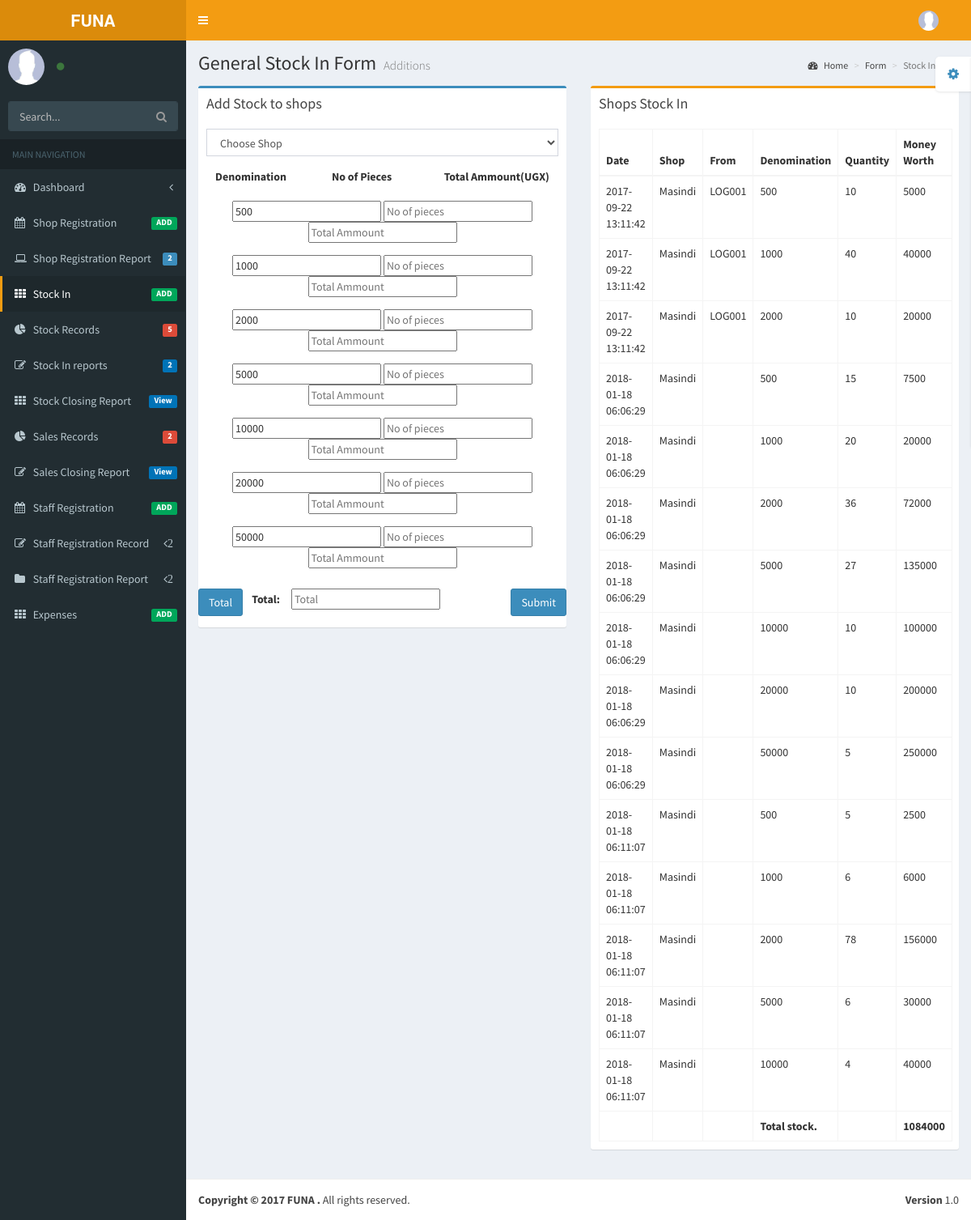
Screenshot of /pages/forms/LOGTopStockInForm.php with the database file from the repository.
### tables this page shows
CREATE TABLE `shopstock` (
  `MainOfficeIssueID` int(10) NOT NULL,
  `Date` datetime NOT NULL DEFAULT CURRENT_TIMESTAMP,
  `Shop` varchar(30) NOT NULL,
  `Denomination` int(11) NOT NULL,
  `Quantity` int(11) NOT NULL,
  `MoneyWorth` int(11) NOT NULL,
  `IssuedBy` varchar(15) NOT NULL,
  `ApprovalStatus` varchar(15) NOT NULL,
  `ApprovedBy` varchar(15) NOT NULL
);

### pages/forms/LOGTopStockInForm.php (the view, shortened to what this page needs)
<!DOCTYPE html>
<html>
  <head>
    <link href="../../bootstrap/css/bootstrap.min.css" rel="stylesheet" type="text/css" />
    <link href="https://maxcdn.bootstrapcdn.com/font-awesome/4.3.0/css/font-awesome.min.css" rel="stylesheet" type="text/css" />
    <link href="http://code.ionicframework.com/ionicons/2.0.0/css/ionicons.min.css" rel="stylesheet" type="text/css" />
    <link href="../../dist/css/AdminLTE.min.css" rel="stylesheet" type="text/css" />
    <link href="../../dist/css/skins/_all-skins.min.css" rel="stylesheet" type="text/css" />
  </head>
  <body class="skin-yellow">
    <div class="wrapper">
      <header class="main-header">
        <a href="../../DashBoard1.php" class="logo"><b>FUNA</b></a>
        <nav class="navbar navbar-static-top" role="navigation">
          <a href="#" class="sidebar-toggle" data-toggle="offcanvas" role="button">
          </a>
          <div class="navbar-custom-menu">
            <ul class="nav navbar-nav">
              <li class="dropdown user user-menu">
                <a href="#" class="dropdown-toggle" data-toggle="dropdown">
                  <img src="../../dist/img/user2-160x160.jpg" class="user-image" alt="User Image"/>
                </a>
              </li>
            </ul>
          </div>
        </nav>
      </header>
      <aside class="main-sidebar">
        <section class="sidebar">
          <div class="user-panel">
            <div class="pull-left image">
              <img src="../../dist/img/user2-160x160.jpg" class="img-circle" alt="User Image" />
            </div>
            <div class="pull-left info">
              <a href="#"><i class="fa fa-circle text-success"></i><?php echo $_SESSION['Shop'];?></a>
            </div>
          </div>
          <form action="#" method="get" class="sidebar-form">
            <div class="input-group">
              <input type="text" name="q" class="form-control" placeholder="Search..."/>
              <span class="input-group-btn">
                <button type='submit' name='seach' id='search-btn' class="btn btn-flat"><i class="fa fa-search"></i></button>
              </span>
            </div>
          </form>
          <ul class="sidebar-menu">
            <li class="header">MAIN NAVIGATION</li>
            <li class="treeview">
              <a href="#">
                <i class="fa fa-dashboard"></i> <span>Dashboard</span> <i class="fa fa-angle-left pull-right"></i>
              </a>
            </li>
            <li>
              <a href="LOGRegionRegForm.php">
                <i class="fa fa-calendar"></i> <span>Shop Registration</span> <small class="label pull-right bg-green">ADD</small>
              </a>
            </li>
              <li class="treeview">
              <a href="#">
                <i class="fa fa-laptop"></i>
                <span>Shop Registration Report</span>
                <span class="label label-primary pull-right">2</span>
              </a>
            </li>
            <li class="active">
              <a href="LOGTopStockInForm.php">
                <i class="fa fa-th"></i> <span>Stock In</span> <small class="label pull-right bg-green">ADD</small>
              </a>
            </li>
            <li class="treeview">
              <a href="#">
                <i class="fa fa-pie-chart"></i>
                <span>Stock Records</span>
                 <small class="label pull-right bg-red">5</small>
              </a>
            </li>
            <li class="treeview">
              <a href="#">
                <i class="fa fa-edit"></i> <span>Stock In reports</span>
                 <small class="label pull-right bg-blue">2</small>
              </a>
            </li>
               <li>
              <a href="../examples/LOGStockInClosingReport.php">
                <i class="fa fa-th"></i> <span>Stock Closing Report </span> <small class="label pull-right bg-blue">View</small>
              </a>
            </li>
             <li class="treeview">
              <a href="#">
                <i class="fa fa-pie-chart"></i>
                <span>Sales Records</span>
                 <small class="label pull-right bg-red">2</small>
              </a>
            </li>
            <li class="treeview">
              <a href="../examples/LOGSalesClosingReport.php">
                <i class="fa fa-edit"></i> <span>Sales Closing Report</span>
                 <small class="label pull-right bg-blue">View</small>
              </a>
            </li>
            <li>
              <a href="LOGStaffRegistration.php">
                <i class="fa fa-calendar"></i> <span>Staff Registration</span>
                <small class="label pull-right bg-green">ADD</small>
              </a>
            </li>
            <li class="treeview">
              <a href="#">
                <i class="fa fa-edit"></i> <span>Staff Registration Record</span>
                <i class="fa fa-angle-left pull-right">2</i>
              </a>
            </li>
            <li class="treeview">
              <a href="#">
                <i class="fa fa-folder"></i> <span>Staff Registration Report</span>
                <i class="fa fa-angle-left pull-right">2</i>
              </a>
            </li>
             <li>
              <a href="LOGexpenses.php">
                <i class="fa fa-th"></i> <span>Expenses</span> <small class="label pull-right bg-green">ADD</small>
              </a>
            </li>
          </ul>
        </section>
      </aside>
      <div class="content-wrapper">
        <section class="content-header">
          <h1>
            General Stock In Form
            <small>Additions</small>
          </h1>
          <ol class="breadcrumb">
            <li><a href="../../DashBoard1.php"><i class="fa fa-dashboard"></i> Home</a></li>
            <li><a href="LOGStockInForm.php">Form</a></li>
            <li class="active">Stock In Form</li>
          </ol>
        </section>
        <section class="content">
          <div class="row">
            <div class="col-md-6">
              <div class="box box-primary">
                <div class="box-header">
                  <h3 class="box-title">Add Stock to shops</h3>
                </div>
                <form action="../../includes/LOGTopInsertStockIn.php" method="post">
                  <div class="box-body">
                   <div class="form-group" align="center">
                   <Select size="1" name="shop" class="form-control" required>
                   <option value="">Choose Shop</option>
                   </Select>
                   </div>
                  <div class="form-group" align="center">
                    <label for="exampleInputPassword1">Denomination </label> 										&nbsp;&nbsp;&nbsp;&nbsp;&nbsp;&nbsp;&nbsp;&nbsp;&nbsp;&nbsp;&nbsp;&nbsp;&nbsp;&nbsp;&nbsp;&nbsp;&nbsp;&nbsp;
                     <label for="exampleInputPassword1">No of Pieces </label>
                      <label for="exampleInputPassword1">Total Ammount(UGX) </label>
                    </div>
                  	<div class="form-group" align="center">
                      <input type="number" class="form-horizontal" name="deno500" value="500"  placeholder="500" readonly>
                      <input type="number" class="form-horizontal" name="deno500pie" id="deno500pie" oninput="calculate500()" placeholder="No of pieces">
                        <input type="number" class="form-horizontal" name="deno500amm" id="deno500amm" placeholder="Total Ammount" readonly>
                    </div>
                    <div class="form-group" align="center">
                      <input type="number" class="form-horizontal" name="deno1000" value="1000" placeholder="1000" readonly>
                      <input type="number"class="form-horizontal" name="deno1000pie"id="deno1000pie" oninput="calculate1000()" placeholder="No of pieces">
                        <input type="number" class="form-horizontal" name="deno1000amm" id="deno1000amm" placeholder="Total Ammount" readonly>
                    </div>
                    <div class="form-group" align="center">
                      <input type="number" class="form-horizontal" name="deno2000" value="2000" placeholder="2000" readonly>
                      <input type="number"class="form-horizontal" name="deno2000pie"id="deno2000pie" oninput="calculate2000()" placeholder="No of pieces">
                        <input type="number" class="form-horizontal" name="deno2000amm"id="deno2000amm" placeholder="Total Ammount" readonly>
                    </div>
                    <div class="form-group" align="center">
                      <input type="number" class="form-horizontal" name="deno5000" value="5000" placeholder="5000" readonly>
                      <input type="number"class="form-horizontal"name="deno5000pie"id="deno5000pie"  oninput="calculate5000()" placeholder="No of pieces">
                        <input type="number" class="form-horizontal" name="deno5000amm"id="deno5000amm" placeholder="Total Ammount" readonly>
                    </div>
                    <div class="form-group" align="center">
                      <input type="number" class="form-horizontal" name="deno10000" value="10000" placeholder="10000"  readonly>
                      <input type="number"class="form-horizontal"name="deno10000pie"id="deno10000pie"oninput="calculate10000()"placeholder="No of pieces">
                        <input type="number" class="form-horizontal" name="deno10000amm"id="deno10000amm" placeholder="Total Ammount" readonly>
                    </div>
                   <div class="form-group" align="center">
                      <input type="number" class="form-horizontal" name="deno20000" value="20000" placeholder="20000" readonly>
                      <input type="number"class="form-horizontal"name="deno20000pie"id="deno20000pie"oninput="calculate20000()"placeholder="No of pieces">
                        <input type="number" class="form-horizontal" name="deno20000amm"id="deno20000amm" placeholder="Total Ammount" readonly>
                    </div>
                    <div class="form-group" align="center">
                     <input type="number" class="form-horizontal" name="deno50000" value="50000" placeholder="50000" readonly>
                     <input type="number"class="form-horizontal"name="deno50000pie"id="deno50000pie"oninput="calculate50000()"placeholder="No of pieces">
                       <input type="number"class="form-horizontal"name="deno50000amm"id="deno50000amm"placeholder="Total Ammount"readonly>
                    </div>
                  </div>
                      <button type="submit" name="submit" Value="submit"  class="btn btn-primary pull-right">Submit</button>
                </form>
                <div>
                <button type="submit"name="total"Value="total" onClick="calculatetotal()" class="btn btn-primary pull-left">   Total</button> 	&nbsp;&nbsp;&nbsp;
              <label for="exampleInputPassword1">Total: </label> &nbsp;&nbsp;&nbsp;
                     <input type="number" class="form-horizontal" name="overallammount" id="overallammount" placeholder="Total" readonly>
                  </div>
                  <div>&nbsp;</div>
              </div>
</div>
            <div class="col-md-6">
              <div class="box box-warning">
                <div class="box-header">
                  <h3 class="box-title"> Shops Stock In</h3>
                </div>
                <div class="box-body">
                   <table id="example2" class="table table-bordered table-hover">
                    <thead>
                       <tr>
                      <th>Date</th>
                      <th>Shop</th>
                      <th>From</th>
                      <th>Denomination</th>
                      <th>Quantity</th>
                      <th>Money Worth</th>
                    </tr>
                    </thead>
                    <tbody>
                      <?php
require_once('../../connect/connect.php');
$sales9 ="SELECT Date,Shop,Denomination,Quantity,MoneyWorth,IssuedBy FROM `shopstock`";
$result9=mysqli_query($link,$sales9);
$firstshop10=0;
while($row9=mysqli_fetch_assoc($result9)){
                    echo" <tr>";
                     echo  "<td>".$row9['Date']."</td>";
					  echo  "<td>".$row9['Shop']."</td>";
                     echo  "<td>".$row9['IssuedBy']."</td>";
					 echo  "<td>".$row9['Denomination']."</td>";
					 echo  "<td>".$row9['Quantity']."</td>";
					  echo  "<td>".$row9['MoneyWorth']."</td>";
                   echo" </tr>" ;
				   $firstshop10+=$row9['MoneyWorth'];
}
					?>
                    </tbody>
                    <tfoot>
                      <tr>
                       <th></th>
                        <th></th>
                        <th></th>
                         <th>Total stock.</th>
                         <th></th>
                         <th><?php
						 echo "".$firstshop10;
						  ?></th>
                      </tr>
                    </tfoot>
                  </table>
                </div>
              </div>
            </div>
             <div class="col-md-6">
             </div>
          </div>
        </section>
      </div>
      <footer class="main-footer">
        <div class="pull-right hidden-xs">
          <b>Version</b> 1.0
        </div>
        <strong>Copyright &copy; 2017 FUNA .</strong> All rights reserved.
      </footer>
    </div>
  </body>
</html>

### rows the page displays
shopstock: Date "2017-09-22 13:11:42", Shop "Masindi", IssuedBy "LOG001", Denomination "500", Quantity "10", MoneyWorth "5000"
shopstock: Date "2017-09-22 13:11:42", Shop "Masindi", IssuedBy "LOG001", Denomination "1000", Quantity "40", MoneyWorth "40000"
shopstock: Date "2017-09-22 13:11:42", Shop "Masindi", IssuedBy "LOG001", Denomination "2000", Quantity "10", MoneyWorth "20000"
shopstock: Date "2018-01-18 06:06:29", Shop "Masindi", Denomination "500", Quantity "15", MoneyWorth "7500"
shopstock: Date "2018-01-18 06:06:29", Shop "Masindi", Denomination "1000", Quantity "20", MoneyWorth "20000"
shopstock: Date "2018-01-18 06:06:29", Shop "Masindi", Denomination "2000", Quantity "36", MoneyWorth "72000"
shopstock: Date "2018-01-18 06:06:29", Shop "Masindi", Denomination "5000", Quantity "27", MoneyWorth "135000"
shopstock: Date "2018-01-18 06:06:29", Shop "Masindi", Denomination "10000", Quantity "10", MoneyWorth "100000"
shopstock: Date "2018-01-18 06:06:29", Shop "Masindi", Denomination "20000", Quantity "10", MoneyWorth "200000"
shopstock: Date "2018-01-18 06:06:29", Shop "Masindi", Denomination "50000", Quantity "5", MoneyWorth "250000"
shopstock: Date "2018-01-18 06:11:07", Shop "Masindi", Denomination "500", Quantity "5", MoneyWorth "2500"
shopstock: Date "2018-01-18 06:11:07", Shop "Masindi", Denomination "1000", Quantity "6", MoneyWorth "6000"
shopstock: Date "2018-01-18 06:11:07", Shop "Masindi", Denomination "2000", Quantity "78", MoneyWorth "156000"
shopstock: Date "2018-01-18 06:11:07", Shop "Masindi", Denomination "5000", Quantity "6", MoneyWorth "30000"
shopstock: Date "2018-01-18 06:11:07", Shop "Masindi", Denomination "10000", Quantity "4", MoneyWorth "40000"

### other values shown
$firstshop10 "1084000"
